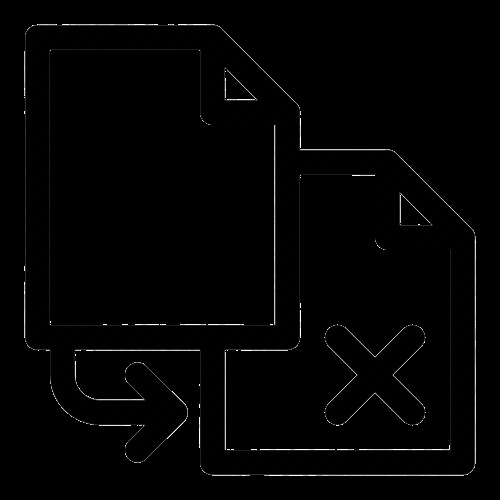
#> input picture resources/images/changeimage.png, 500 x 500 px
$ python -i functions.py   (imports and definitions only)
#> lines starting #> are read from the running program, lines starting #| are printed output that depends on the picture
import cv2
import numpy as np
from typing import List
from scipy.signal import convolve2d
import matplotlib.pyplot as plt
from math import pi, exp


class image:
    def __init__(self, path: str = None, data: np.array = None):
        if path:
            data = cv2.imread(path)
            data = cv2.cvtColor(data, cv2.COLOR_BGR2RGB)
            self.originaldata = data
            # grey scale data
            self.data = cv2.cvtColor(data, cv2.COLOR_RGB2GRAY)
        else:
            self.data = data

    def plot(self) -> None:
        plt.imshow(self.data, cmap="gray", vmin=0, vmax=255)
        plt.show()


class CannyEdgeDetector:
    SOBEL_X = np.array([[1, 0, -1], [2, 0, -2], [1, 0, -1]])
    SOBEL_Y = np.array([[1, 2, 1], [0, 0, 0], [-1, -2, -1]])

    KERNEL_SIZE = 5
    KERNEL_SD = 1.5

    HIGH_THRESHOLD_RATIO = 0.09
    LOW_THRESHOLD_RATIO = 0.03

    WEAK_PIXEL = 25

    def __init__(self, img: image) -> None:
        self.img = img

    def __gaussianKernel__(self, n: int, s: float) -> np.array:
        """ Returns a gaussian kernel with a given dimension n and standard deviation s """
        k = (n-1) / 2
        kernel = np.zeros((n, n))
        for i in range(1, n+1):
            for j in range(1, n+1):
                kernel[i-1][j-1] = 1/(2*pi*s*s) * \
                    exp(-((i-(k+1))**2+(j-(k+1))**2)/(2*s*s))
        # Normalization Step
        kernel /= np.sum(kernel)
        return kernel

    def gaussianFilter(self) -> image:
        """ Apply the gaussian filter on the image """
        kernel = self.__gaussianKernel__(self.KERNEL_SIZE, self.KERNEL_SD)
        return image(data=convolve2d(self.img.data, kernel, mode='same'))

    def intensityGradient(self) -> List[np.array]:
        gaussian_filter_image = self.gaussianFilter().data
        Gx = convolve2d(gaussian_filter_image, self.SOBEL_X, mode='same')
        Gy = convolve2d(gaussian_filter_image, self.SOBEL_Y, mode='same')

        O = np.arctan2(Gy, Gx) * 180 / np.pi

        G = np.hypot(Gx, Gy)
        G = 255 * (G / G.max())

        return G, O

    # [75 lines left out: functions nonMaximumSuppression, doubleThreshold, hystheresisTracking, not called in this run]

>>> import cv2
>>> picture = cv2.imread('../images/changeimage.png', cv2.IMREAD_GRAYSCALE)
#> picture is the input picture: shape (500, 500); min 0, max 255, mean 3
>>> result = CannyEdgeDetector(picture).intensityGradient()
#> in __init__, `self.data = data`:
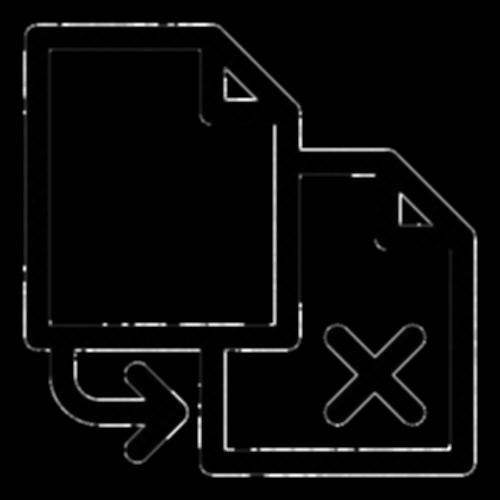
#> self.data: shape (500, 500) float64; min 0, max 88.92, mean 3; drawn with min black and max white
#> in intensityGradient, `Gx = convolve2d(gaussian_filter_image, self.SOBEL_X, mode='same')`:
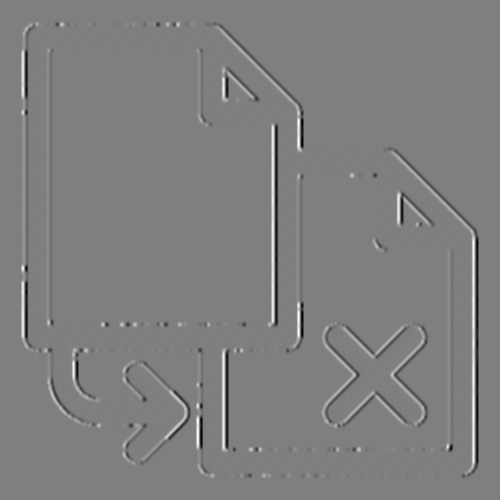
#> Gx: shape (500, 500) float64; min -259, max 259.9, mean 0; drawn with min black and max white
#> in intensityGradient, `Gy = convolve2d(gaussian_filter_image, self.SOBEL_Y, mode='same')`:
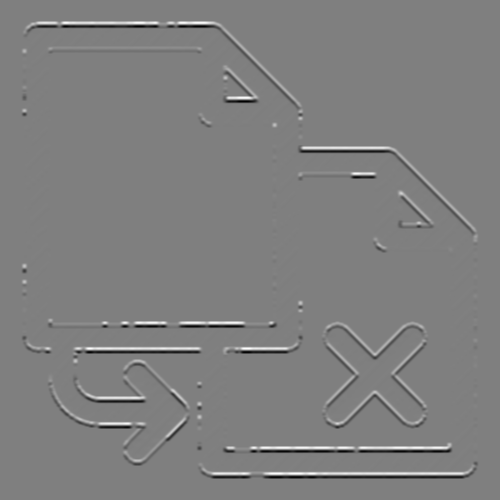
#> Gy: shape (500, 500) float64; min -274, max 274.1, mean 0; drawn with min black and max white
#> in intensityGradient, `O = np.arctan2(Gy, Gx) * 180 / np.pi`:
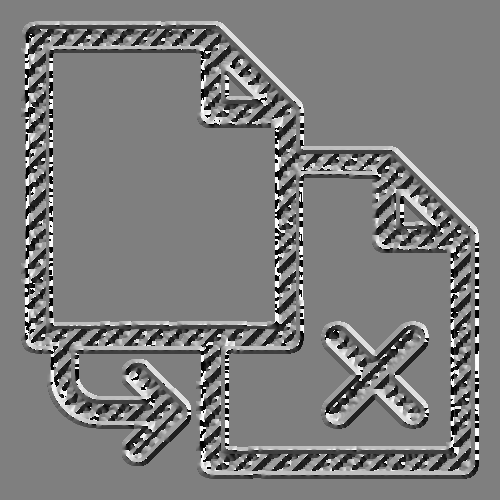
#> O: shape (500, 500) float64; min -180, max 180, mean -3.7; drawn with min black and max white
#> in intensityGradient, `G = np.hypot(Gx, Gy)`:
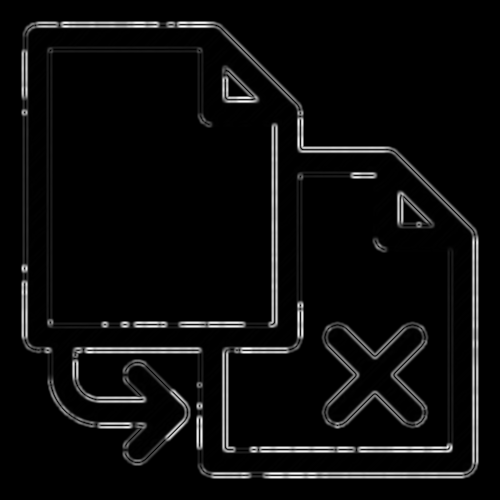
#> G: shape (500, 500) float64; min 0, max 274.1, mean 12.6; drawn with min black and max white

$ run again, on resources/images/doubletreshold.png
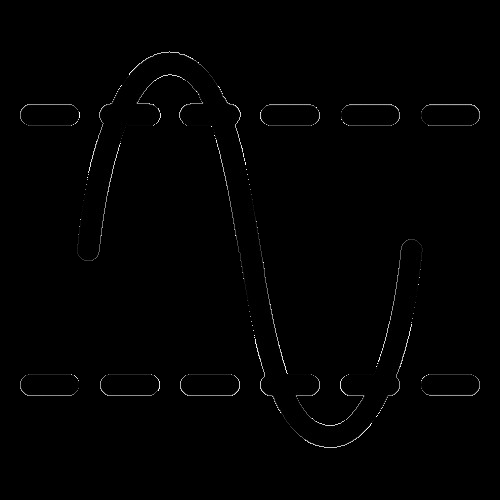
#> input picture resources/images/doubletreshold.png, 500 x 500 px
#> picture is the input picture: shape (500, 500); min 0, max 255, mean 1.5
#> in intensityGradient, `O = np.arctan2(Gy, Gx) * 180 / np.pi`:
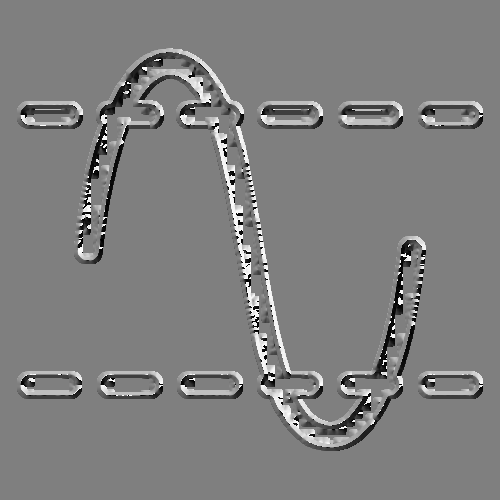
#> O: shape (500, 500) float64; min -180, max 180, mean -0.1; drawn with min black and max white
#> in intensityGradient, `G = np.hypot(Gx, Gy)`:
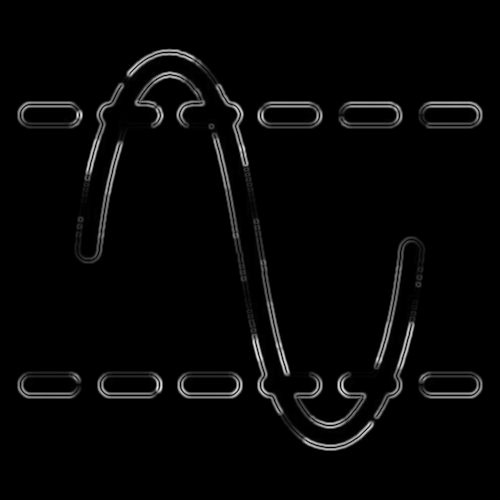
#> G: shape (500, 500) float64; min 0, max 229.3, mean 6.6
